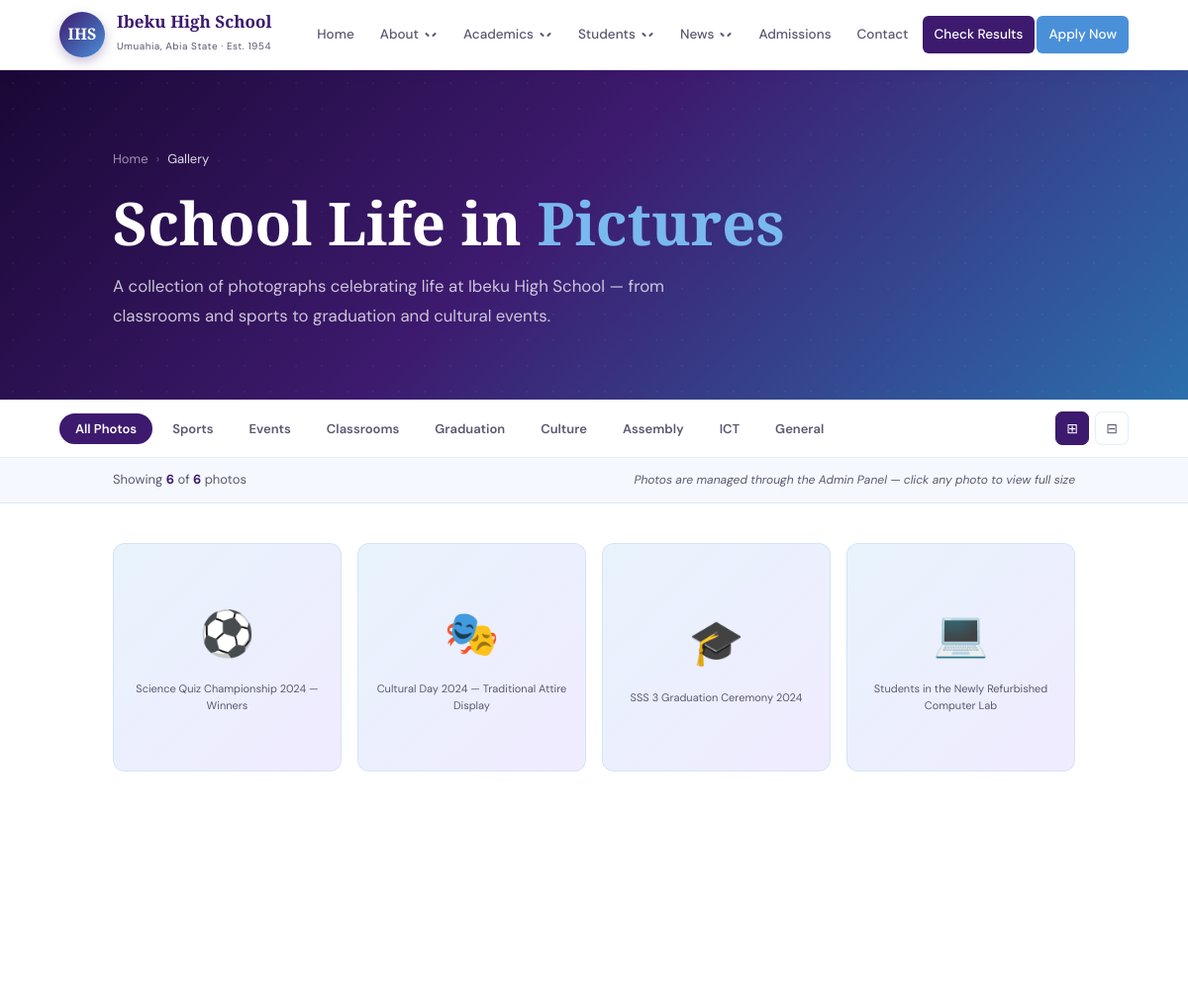
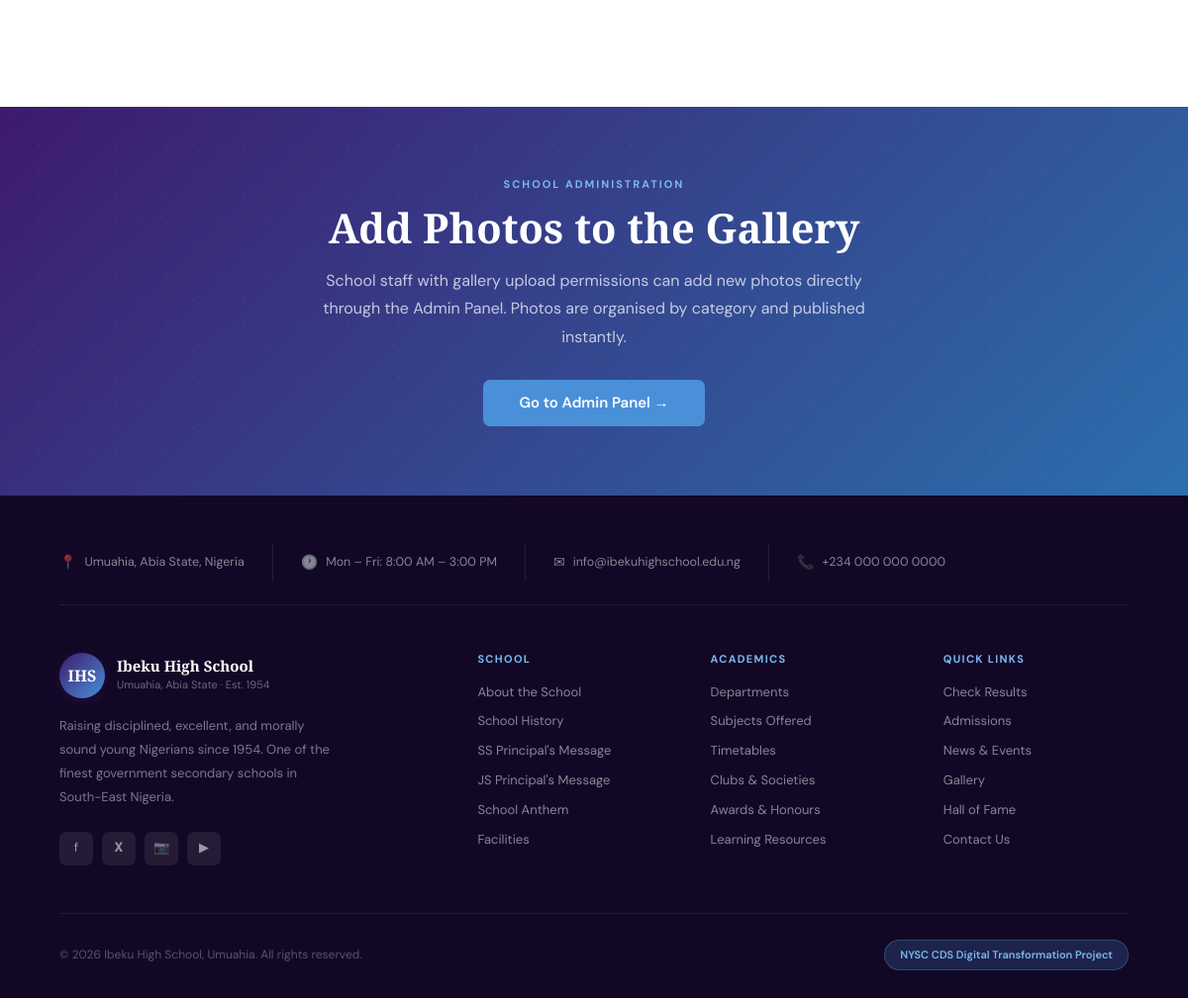
The app's page /public/gallery.php with its own data (2 pictures, top to bottom).
### tables this page shows
CREATE TABLE `gallery` (
  `id` int(10) UNSIGNED NOT NULL,
  `title` varchar(255) NOT NULL,
  `category` enum('sports','events','classrooms','graduation','culture','assembly','ict','general') NOT NULL DEFAULT 'general',
  `filename` varchar(255) NOT NULL COMMENT 'Stored filename on server',
  `original_name` varchar(255) DEFAULT NULL COMMENT 'Original upload filename',
  `caption` text DEFAULT NULL,
  `is_published` tinyint(1) NOT NULL DEFAULT 1,
  `sort_order` smallint(6) NOT NULL DEFAULT 0,
  `uploaded_by` int(10) UNSIGNED DEFAULT NULL,
  `uploaded_at` timestamp NOT NULL DEFAULT current_timestamp()
);

### public/gallery.php (the view, shortened to what this page needs)
<?php
require_once '../src/includes/header.php';
$pdo = getDB();
$categoryLabels = [
    'sports'     => 'Sports',
    'events'     => 'Events',
    'classrooms' => 'Classrooms',
    'graduation' => 'Graduation',
    'culture'    => 'Culture',
    'assembly'   => 'Assembly',
    'ict'        => 'ICT',
    'general'    => 'General',
];
$categoryIcons = [
    'sports'     => '⚽',
    'events'     => '🏅',
    'classrooms' => '📚',
    'graduation' => '🎓',
    'culture'    => '🎭',
    'assembly'   => '🏫',
    'ict'        => '💻',
    'general'    => '📷',
];
$photosFromDB = $pdo->query(
    "SELECT * FROM gallery WHERE is_published = 1
     ORDER BY sort_order ASC, uploaded_at DESC"
)->fetchAll();
$defaultPhotos = [
    ['id'=>1,'category'=>'sports',    'title'=>'Science Quiz Championship — Winners',           'filename'=>'','caption'=>''],
    ['id'=>2,'category'=>'assembly',  'title'=>'Morning Assembly — Flag Raising',               'filename'=>'','caption'=>''],
    ['id'=>3,'category'=>'classrooms','title'=>'SSS 2 Science Class in Session',                'filename'=>'','caption'=>''],
    ['id'=>4,'category'=>'ict',       'title'=>'Students in the Newly Refurbished Computer Lab','filename'=>'','caption'=>''],
    ['id'=>5,'category'=>'culture',   'title'=>'Cultural Day — Traditional Attire Display',     'filename'=>'','caption'=>''],
    ['id'=>6,'category'=>'graduation','title'=>'SSS 3 Graduation Ceremony',                     'filename'=>'','caption'=>''],
    ['id'=>7,'category'=>'sports',    'title'=>'Inter-House Sports Day — Track Events',         'filename'=>'','caption'=>''],
    ['id'=>8,'category'=>'events',    'title'=>'Prize-Giving Day',                              'filename'=>'','caption'=>''],
    ['id'=>9,'category'=>'classrooms','title'=>'Biology Practical — Science Laboratory',        'filename'=>'','caption'=>''],
    ['id'=>10,'category'=>'assembly', 'title'=>'End-of-Term Thanksgiving Assembly',             'filename'=>'','caption'=>''],
    ['id'=>11,'category'=>'sports',   'title'=>'Football Team — Zonal Championship Winners',   'filename'=>'','caption'=>''],
    ['id'=>12,'category'=>'culture',  'title'=>'Drama Club Performance — Cultural Day',        'filename'=>'','caption'=>''],
];
$photos      = !empty($photosFromDB) ? $photosFromDB : $defaultPhotos;
$totalPhotos = count($photos);
$isFromDB    = !empty($photosFromDB);
?>
<div class="page-hero page-hero--gallery">
  <div class="page-hero__inner wrap">
    <nav class="breadcrumb" aria-label="Breadcrumb">
      <a href="<?php echo BASE_PATH; ?>index.php">Home</a>
      <span class="breadcrumb__sep" aria-hidden="true">›</span>
      <span style="color:rgba(255,255,255,.85)">Gallery</span>
    </nav>
    <h1>School Life in <em>Pictures</em></h1>
    <p>A collection of photographs celebrating life at Ibeku High School — from classrooms and sports to graduation and cultural events.</p>
  </div>
</div>
<div class="gallery-filter-bar">
  <div class="gallery-filter-bar__inner wrap">
    <div class="gallery-filter-tabs">
      <button class="gallery-tab active" data-cat="all">All Photos</button>
      <?php foreach ($categoryLabels as $key => $label): ?>
      <button class="gallery-tab" data-cat="<?php echo $key; ?>"><?php echo $label; ?></button>
      <?php endforeach; ?>
    </div>
    <div class="gallery-view-toggle">
      <button class="gallery-view-btn active" id="view4col" title="4-column view" onclick="setView(4)">⊞</button>
      <button class="gallery-view-btn" id="view3col" title="3-column view" onclick="setView(3)">⊟</button>
    </div>
  </div>
</div>
<div class="gallery-stats">
  <div class="gallery-stats__inner wrap">
    <span class="gallery-count">
      Showing <strong id="galleryCount"><?php echo $totalPhotos; ?></strong>
      of <strong><?php echo $totalPhotos; ?></strong> photos
    </span>
    <span class="gallery-upload-note">
      Photos are managed through the Admin Panel &mdash;
      click any photo to view full size
    </span>
  </div>
</div>
<section class="gallery-section">
  <div class="gallery-section__inner wrap">
    <div class="gallery-grid" id="galleryGrid">
      <?php foreach ($photos as $i => $photo): ?>
      <?php
        $cat      = $photo['category'] ?? 'general';
        $title    = $photo['title'] ?? ($photo['caption'] ?? '');
        $filename = $photo['filename'] ?? '';
        $icon     = $categoryIcons[$cat]  ?? '📷';
      ?>
      <div class="gallery-item reveal"
           data-cat="<?php echo htmlspecialchars($cat); ?>"
           data-index="<?php echo $i; ?>"
           onclick="openLightbox(<?php echo $i; ?>)"
           role="button"
           tabindex="0"
           aria-label="View photo: <?php echo htmlspecialchars($title); ?>">
        <?php if ($isFromDB && !empty($filename)): ?>
        <div class="gallery-item__placeholder" style="display:none">
          <?php echo $icon; ?>
          <span><?php echo htmlspecialchars($title); ?></span>
        </div>
        <?php endif; ?>
      </div>
      <?php endforeach; ?>
    </div>
  </div>
</section>
<section class="gallery-upload-cta">
  <div class="gallery-upload-cta__inner">
    <span class="slabel slabel--light">School Administration</span>
    <h2>Add Photos to the Gallery</h2>
    <p>School staff with gallery upload permissions can add new photos directly through the Admin Panel. Photos are organised by category and published instantly.</p>
    <a href="<?php echo BASE_PATH; ?>admin/login.php" class="btn btn--primary btn--lg">Go to Admin Panel →</a>
  </div>
</section>
<?php
require_once '../src/includes/footer.php';
?>

### public/assets/css/style.css (style rules this page uses)
:root { --blue: #4a90d9; --blue-dark: #2c6fad; --blue-light: #7ab8f0; --blue-pale: #e8f3fc; --purple: #3d1a6e; --purple-mid: #5a2d9e; --purple-light: #8a5cc7; --purple-pale: #f0ebff; --gold: #e8a020; --gold-light: #fff4d6; --white: #ffffff; --off: #f6f8ff; --text: #12111a; --muted: #5a5870; --border: rgba(74, 144, 217, 0.15); --nav-height: 70px; --max-width: 1200px; --section-pad: 90px; }
*, *::before, *::after { box-sizing: border-box; margin: 0; padding: 0; }
html { scroll-behavior: smooth; font-size: 16px; }
body { font-family: 'DM Sans', sans-serif; color: var(--text); background: var(--white); overflow-x: hidden; line-height: 1.6; }
h1, h2, h3, h4, h5, h6 { font-family: 'Playfair Display', serif; line-height: 1.2; }
a { text-decoration: none; color: inherit; }
button { cursor: pointer; font-family: 'DM Sans', sans-serif; }
.wrap { max-width: var(--max-width); margin: 0 auto; padding: 0 5%; }
.slabel { display: block; font-size: 11px; letter-spacing: 0.18em; font-weight: 700; color: var(--blue-dark); text-transform: uppercase; margin-bottom: 10px; font-family: 'DM Sans', sans-serif; }
.slabel--light { color: var(--blue-light); }
.btn { display: inline-block; padding: 13px 28px; border-radius: 7px; font-size: 14px; font-weight: 600; font-family: 'DM Sans', sans-serif; border: none; transition: all 0.25s ease; line-height: 1; }
.btn--primary { background: var(--blue); color: #fff; }
.btn--lg { padding: 16px 36px; font-size: 15px; }
.reveal { opacity: 0; transform: translateY(22px); transition: opacity 0.55s ease, transform 0.55s ease; }
.reveal.vis { opacity: 1; transform: none; }
.page-hero { background: linear-gradient(135deg, var(--purple) 0%, var(--purple-mid) 60%, var(--blue-dark) 100%); padding: 80px 5% 70px; position: relative; overflow: hidden; }
.page-hero::before { content: ''; position: absolute; inset: 0; background-image: radial-gradient(rgba(255,255,255,.04) 1px, transparent 1px); background-size: 26px 26px; pointer-events: none; }
.page-hero__inner { max-width: var(--max-width); margin: 0 auto; position: relative; z-index: 1; }
.breadcrumb { display: flex; align-items: center; gap: 8px; margin-bottom: 20px; font-size: 13px; color: rgba(255,255,255,.55); }
.breadcrumb a { color: rgba(255,255,255,.55); transition: color .2s; }
.breadcrumb__sep { color: rgba(255,255,255,.3); }
.page-hero h1 { font-size: clamp(2.4rem, 5vw, 4rem); color: #fff; font-weight: 900; line-height: 1.1; margin-bottom: 16px; max-width: 700px; }
.page-hero h1 em { color: var(--blue-light); font-style: normal; }
.page-hero p { font-size: 1.05rem; color: rgba(255,255,255,.75); max-width: 600px; line-height: 1.8; }

### records on screen
gallery: category "⚽", title "Science Quiz Championship 2024 — Winners"
gallery: category "🎭", title "Cultural Day 2024 — Traditional Attire Display"
gallery: category "🎓", title "SSS 3 Graduation Ceremony 2024"
gallery: category "💻", title "Students in the Newly Refurbished Computer Lab"

### other values on screen
$_site['school_name'] "Ibeku High School"
$label "Sports"
$label "Events"
$label "Classrooms"
$label "Graduation"
$label "Culture"
$label "Assembly"
$label "ICT"
$label "General"
$totalPhotos "6"
$_site['school_address'] "Umuahia, Abia State, Nigeria"
$_site['school_hours'] "Mon – Fri: 8:00 AM – 3:00 PM"
$_site['school_email'] "info@ibekuhighschool.edu.ng"
$_site['school_phone'] "+234 000 000 0000"
